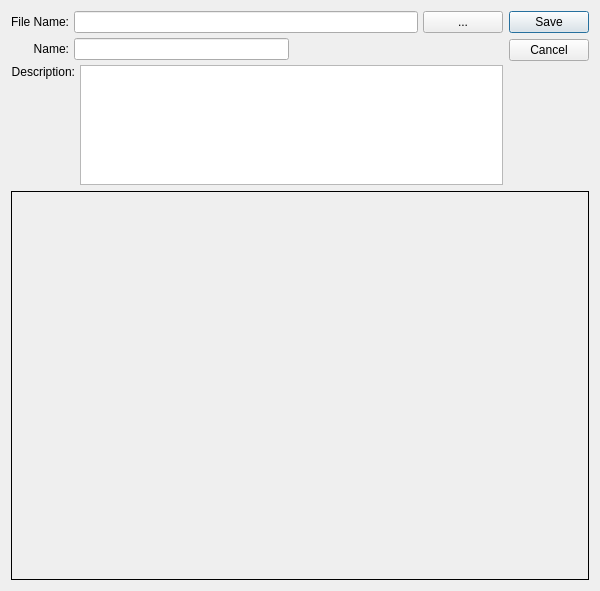
<?xml version="1.0" encoding="UTF-8"?>
<ui version="4.0">
 <comment>This file is part of the xTuple ERP: PostBooks Edition, a free and
open source Enterprise Resource Planning software suite,
Copyright (c) 1999-2010 by OpenMFG LLC, d/b/a xTuple.
It is licensed to you under the Common Public Attribution License
version 1.0, the full text of which (including xTuple-specific Exhibits)
is available at www.xtuple.com/CPAL.  By using this software, you agree
to be bound by its terms.</comment>
 <class>image</class>
 <widget class="QDialog" name="image">
  <property name="geometry">
   <rect>
    <x>0</x>
    <y>0</y>
    <width>600</width>
    <height>591</height>
   </rect>
  </property>
  <property name="windowTitle">
   <string>Image</string>
  </property>
  <layout class="QGridLayout" name="gridLayout">
   <item row="0" column="0">
    <layout class="QVBoxLayout">
     <property name="spacing">
      <number>5</number>
     </property>
     <item>
      <layout class="QHBoxLayout">
       <property name="spacing">
        <number>5</number>
       </property>
       <item>
        <layout class="QVBoxLayout">
         <property name="spacing">
          <number>5</number>
         </property>
         <item>
          <widget class="QLabel" name="_filenameLit">
           <property name="text">
            <string>File Name:</string>
           </property>
           <property name="alignment">
            <set>Qt::AlignRight|Qt::AlignTrailing|Qt::AlignVCenter</set>
           </property>
          </widget>
         </item>
         <item>
          <widget class="QLabel" name="_nameLit">
           <property name="text">
            <string>Name:</string>
           </property>
           <property name="alignment">
            <set>Qt::AlignRight|Qt::AlignTrailing|Qt::AlignVCenter</set>
           </property>
          </widget>
         </item>
        </layout>
       </item>
       <item>
        <layout class="QVBoxLayout">
         <property name="spacing">
          <number>5</number>
         </property>
         <item>
          <layout class="QHBoxLayout">
           <property name="spacing">
            <number>5</number>
           </property>
           <item>
            <widget class="XLineEdit" name="_fileName"/>
           </item>
           <item>
            <widget class="QPushButton" name="_fileList">
             <property name="text">
              <string>...</string>
             </property>
            </widget>
           </item>
          </layout>
         </item>
         <item>
          <layout class="QHBoxLayout">
           <property name="spacing">
            <number>0</number>
           </property>
           <item>
            <widget class="XLineEdit" name="_name"/>
           </item>
           <item>
            <spacer>
             <property name="orientation">
              <enum>Qt::Horizontal</enum>
             </property>
             <property name="sizeType">
              <enum>QSizePolicy::Expanding</enum>
             </property>
             <property name="sizeHint" stdset="0">
              <size>
               <width>20</width>
               <height>20</height>
              </size>
             </property>
            </spacer>
           </item>
          </layout>
         </item>
        </layout>
       </item>
      </layout>
     </item>
     <item>
      <layout class="QHBoxLayout">
       <property name="spacing">
        <number>5</number>
       </property>
       <item>
        <layout class="QVBoxLayout">
         <property name="spacing">
          <number>0</number>
         </property>
         <item>
          <widget class="QLabel" name="_descriptionLit">
           <property name="sizePolicy">
            <sizepolicy hsizetype="Preferred" vsizetype="Fixed">
             <horstretch>0</horstretch>
             <verstretch>0</verstretch>
            </sizepolicy>
           </property>
           <property name="text">
            <string>Description:</string>
           </property>
           <property name="alignment">
            <set>Qt::AlignRight|Qt::AlignTrailing|Qt::AlignVCenter</set>
           </property>
          </widget>
         </item>
         <item>
          <spacer>
           <property name="orientation">
            <enum>Qt::Vertical</enum>
           </property>
           <property name="sizeType">
            <enum>QSizePolicy::Expanding</enum>
           </property>
           <property name="sizeHint" stdset="0">
            <size>
             <width>20</width>
             <height>90</height>
            </size>
           </property>
          </spacer>
         </item>
        </layout>
       </item>
       <item>
        <widget class="QTextEdit" name="_descrip">
         <property name="sizePolicy">
          <sizepolicy hsizetype="Expanding" vsizetype="Expanding">
           <horstretch>0</horstretch>
           <verstretch>0</verstretch>
          </sizepolicy>
         </property>
         <property name="maximumSize">
          <size>
           <width>32767</width>
           <height>120</height>
          </size>
         </property>
        </widget>
       </item>
      </layout>
     </item>
    </layout>
   </item>
   <item row="0" column="1">
    <widget class="QDialogButtonBox" name="_buttonBox">
     <property name="orientation">
      <enum>Qt::Vertical</enum>
     </property>
     <property name="standardButtons">
      <set>QDialogButtonBox::Cancel|QDialogButtonBox::Save</set>
     </property>
    </widget>
   </item>
   <item row="1" column="0" colspan="2">
    <widget class="QFrame" name="_imageFrame">
     <property name="sizePolicy">
      <sizepolicy hsizetype="Expanding" vsizetype="Expanding">
       <horstretch>1</horstretch>
       <verstretch>1</verstretch>
      </sizepolicy>
     </property>
     <property name="frameShape">
      <enum>QFrame::Box</enum>
     </property>
     <property name="frameShadow">
      <enum>QFrame::Plain</enum>
     </property>
    </widget>
   </item>
  </layout>
 </widget>
 <layoutdefault spacing="6" margin="11"/>
 <pixmapfunction>qPixmapFromMimeSource</pixmapfunction>
 <customwidgets>
  <customwidget>
   <class>XLineEdit</class>
   <extends>QLineEdit</extends>
   <header>xlineedit.h</header>
   <container>1</container>
  </customwidget>
 </customwidgets>
 <tabstops>
  <tabstop>_fileName</tabstop>
  <tabstop>_fileList</tabstop>
  <tabstop>_name</tabstop>
  <tabstop>_descrip</tabstop>
 </tabstops>
 <resources/>
 <connections/>
</ui>
